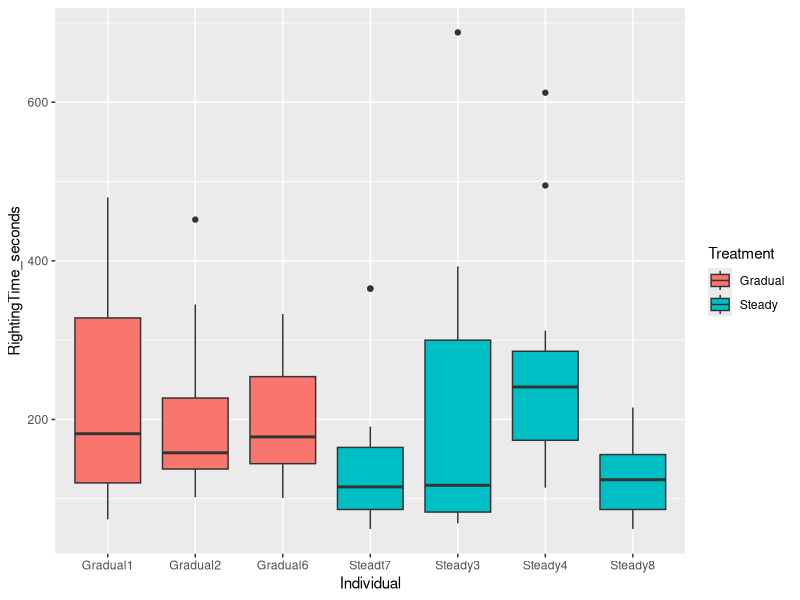
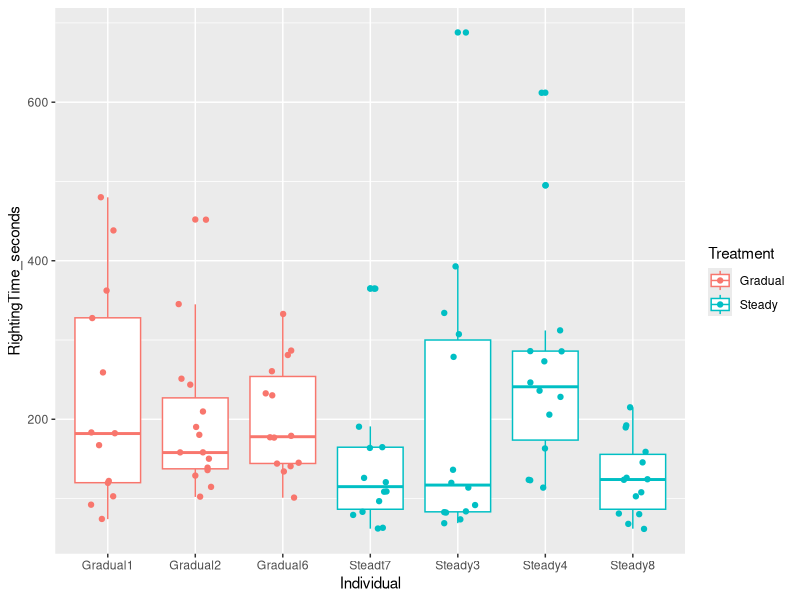
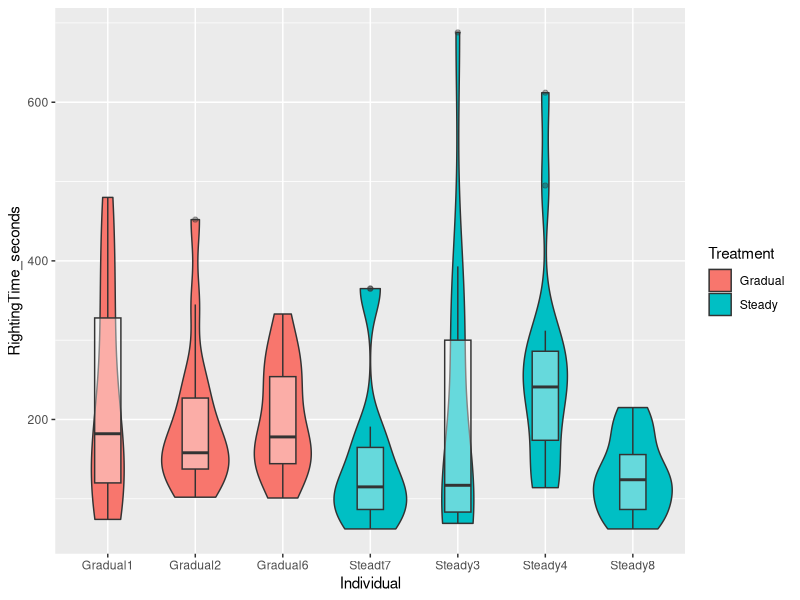
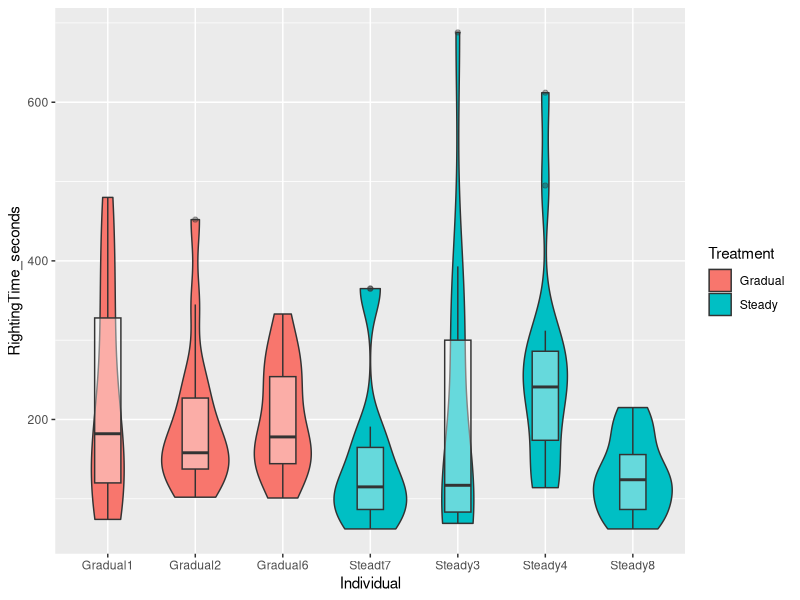

The R source for these figures, in order:
## ---- chunk 1
library(ggplot2)
SalinityData3 <- read.csv(file = "AssayData3.csv") #import data file
## ---- chunk 2
BoxPlot <- ggplot(data=SalinityData3, aes(x=Individual, y=RightingTime_seconds)) + geom_boxplot(aes(fill=Treatment))
print(BoxPlot)
## ---- chunk 3
jitterboxplot <- ggplot(data=SalinityData3, aes(x=Individual, y=RightingTime_seconds, color=Treatment)) +
  geom_boxplot() + geom_jitter(position = position_jitter(0.2))
print(jitterboxplot)

## ---- chunk 4
violinbox <- ggplot(SalinityData3) + geom_violin(
  aes(x=Individual, y=RightingTime_seconds, 
    fill=Treatment)) + geom_boxplot(aes(x=Individual, 
                                        y=RightingTime_seconds),
                                        width=0.3, 
                                        alpha=0.4)
print(violinbox)
ggsave("violinbox.pdf") #saving this last one to a pdf :) 

